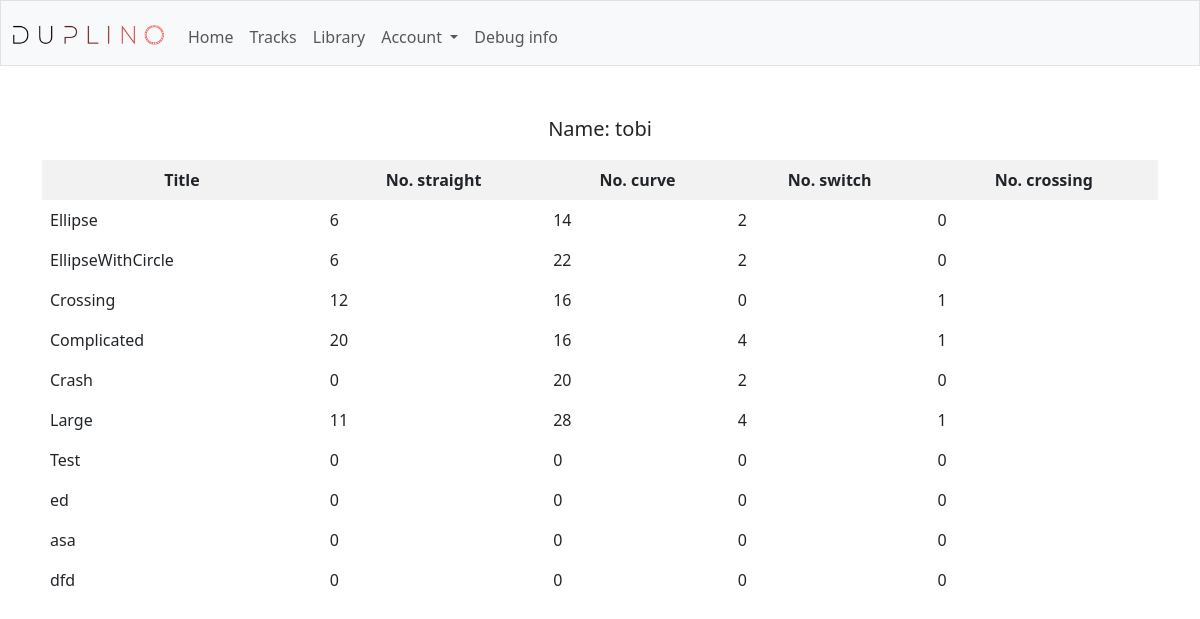
The page /user_info (signed in) on the database as committed earlier.
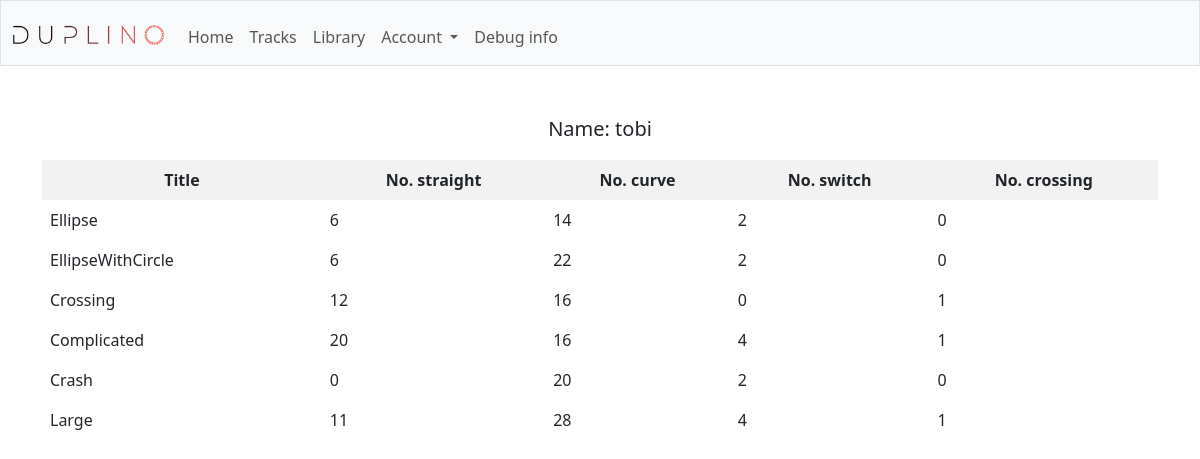
The same page on the database as committed later.
### tables this page shows
CREATE TABLE users (id integer primary key autoincrement, name text not null, hash text not null,
straight integer, curve integer, switch integer, crossing integer);

CREATE TABLE tracks (id INTEGER PRIMARY KEY AUTOINCREMENT, user_id INTEGER NOT NULL, title TEXT NOT NULL,
 CONSTRAINT fk_users FOREIGN KEY (user_id) REFERENCES users(id) ON DELETE CASCADE);

### app.py (the view)
@app.route("/user_info")
def user_info():
    name = users_read_by_id(id = session['user_id'])[0]['name']
    tracks = tracks_read(user_id = session['user_id'])
    track_info = []
    for t in tracks:
        pieces = [ i['piece'] for i in pieces_read(track_id = t['id'])]
        dct = {p:sum(1 for i in pieces if i == p) for p in PIECE_TYPES}
        dct['title'] = t['title']
        track_info.append(dct)
    return render_template("user_info.html", name = name, track_info = track_info)

### helpers.py (called while the page is built)
def sql(cmd, **params):
    if "PRAGMA" in cmd and not _is_sqlite:
        return None
    if app.logger.isEnabledFor(logging.DEBUG):
        app.logger.debug("SQL: %s | params=%s", cmd, params)
        db.session.commit()
    stmt = text(cmd)
    result = db.session.execute(stmt, params or None)
    lowered = cmd.lstrip().lower()
    if lowered.startswith(("insert", "update", "delete")) or "pragma" in lowered:
        db.session.commit()
    if lowered.startswith("select"):
        rows = [dict(row._mapping) for row in result]
        if app.logger.isEnabledFor(logging.DEBUG):
            app.logger.debug("SQL result: %s", rows)
        return rows
    return None

### sql_layouts.py (called while the page is built)
def pieces_read(track_id):
    return sql(
        "select piece from pieces where track_id = :track_id order by idx",
        track_id=track_id,
    )

### sql_tracks.py (called while the page is built)
def tracks_read(user_id):
    return sql(
        "select id, title from tracks where user_id = :user_id",
        user_id=user_id,
    )

### sql_users.py (called while the page is built)
def users_read_by_id(id):
    return sql("select id, name from users where id = :id", id=id)

### templates/user_info.html
{% extends "layout.html" %}
{% block main %}
<p style="font-size:20px">
    Name: {{ name }}
</p>
<table>
    <tr>
        <th>Title</th>
        <th>No. straight</th>
        <th>No. curve</th>
        <th>No. switch</th>
        <th>No. crossing</th>
    </tr>
    {% for row in track_info %}
    <tr>
        <td>{{ row['title'] }}</td>
        <td>{{ row['straight'] }}</td>
        <td>{{ row['curve'] }}</td>
        <td>{{ row['switch'] }}</td>
        <td>{{ row['crossing'] }}</td>
    </tr>
    {% endfor %}
</table>
{% endblock %}

### templates/layout.html (shortened to what this page needs)
<!DOCTYPE html>
<html lang="en">
<head>
    <link href="https://cdn.jsdelivr.net/npm/bootstrap@5.3.3/dist/css/bootstrap.min.css" rel="stylesheet"
>
</head>
<body>
    <nav class="bg-light border navbar navbar-expand-md navbar-light">
        <div class="container-fluid">
            <a class="navbar-brand" href="/">
                <img src="static/logo.png" alt="main" width = "151" height = "20" />
            </a>
            <div class="collapse navbar-collapse" id="navbar">
                {% if session["user_id"] %}
                <ul class="navbar-nav me-auto mt-2">
                    <li class="nav-item"><a class="nav-link" href="/">Home</a></li>
                    <li class="nav-item"><a class="nav-link" href="/track_open">Tracks</a></li>
                    <li class="nav-item"><a class="nav-link" href="/library_set">Library</a></li>
                    <li class="nav-item dropdown">
                        <a class="nav-link dropdown-toggle" href="#" id="trackDropdown" role="button"
                            data-bs-toggle="dropdown" aria-haspopup="true" aria-expanded="false">
                            Account
                        </a>
                    </li>
                    {% if session["user_name"] == 'tobi' %}
                    <li class="nav-item"><a class="nav-link" href="/debug">Debug info</a></li>
                    {% endif %}
                </ul>
                {% else %}
                <ul class="navbar-nav me-auto mt-2">
                    <li class="nav-item"><a class="nav-link" href="/user_register">Register</a></li>
                    <li class="nav-item"><a class="nav-link" href="/user_login">Log In</a></li>
                </ul>
                {% endif %}
            </div>
        </div>
    </nav>
    <main class="container py-5 text-center">
        {% block main %}{% endblock %}
    </main>
</body>
</html>

### templates/layout.html (style rules this page uses)
table { width: 100%; border-collapse: collapse; }
th, td { border: 1px solid black; padding: 8px; text-align: left; }
th { background-color: #f2f2f2; }

Rows that differ between the two databases and show on the page:
removed tracks: title "Test", straight "0", curve "0", switch "0", crossing "0"
removed tracks: title "ed", straight "0", curve "0", switch "0", crossing "0"
removed tracks: title "asa", straight "0", curve "0", switch "0", crossing "0"
removed tracks: title "dfd", straight "0", curve "0", switch "0", crossing "0"
